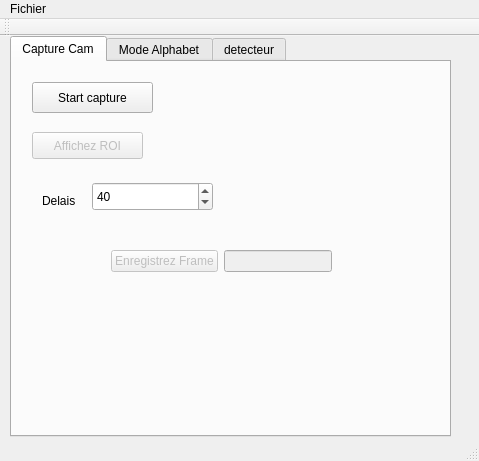
<?xml version="1.0" encoding="UTF-8"?>
<ui version="4.0">
 <class>MainWindow</class>
 <widget class="QMainWindow" name="MainWindow">
  <property name="geometry">
   <rect>
    <x>0</x>
    <y>0</y>
    <width>479</width>
    <height>461</height>
   </rect>
  </property>
  <property name="windowTitle">
   <string>MainWindow</string>
  </property>
  <widget class="QWidget" name="centralWidget">
   <widget class="QTabWidget" name="tabWidget">
    <property name="enabled">
     <bool>true</bool>
    </property>
    <property name="geometry">
     <rect>
      <x>10</x>
      <y>0</y>
      <width>441</width>
      <height>401</height>
     </rect>
    </property>
    <property name="currentIndex">
     <number>0</number>
    </property>
    <widget class="QWidget" name="tab">
     <attribute name="title">
      <string>Capture Cam</string>
     </attribute>
     <widget class="QPushButton" name="pushButton">
      <property name="geometry">
       <rect>
        <x>20</x>
        <y>20</y>
        <width>121</width>
        <height>31</height>
       </rect>
      </property>
      <property name="text">
       <string>Start capture</string>
      </property>
     </widget>
     <widget class="QPushButton" name="template_buttom">
      <property name="enabled">
       <bool>false</bool>
      </property>
      <property name="geometry">
       <rect>
        <x>20</x>
        <y>70</y>
        <width>111</width>
        <height>27</height>
       </rect>
      </property>
      <property name="text">
       <string>Affichez ROI</string>
      </property>
     </widget>
     <widget class="QWidget" name="horizontalLayoutWidget">
      <property name="geometry">
       <rect>
        <x>30</x>
        <y>169</y>
        <width>301</width>
        <height>61</height>
       </rect>
      </property>
      <layout class="QHBoxLayout" name="horizontalLayout">
       <item>
        <spacer name="horizontalSpacer">
         <property name="orientation">
          <enum>Qt::Horizontal</enum>
         </property>
         <property name="sizeHint" stdset="0">
          <size>
           <width>40</width>
           <height>20</height>
          </size>
         </property>
        </spacer>
       </item>
       <item>
        <widget class="QPushButton" name="pushButton_2">
         <property name="enabled">
          <bool>false</bool>
         </property>
         <property name="text">
          <string>Enregistrez Frame</string>
         </property>
        </widget>
       </item>
       <item>
        <widget class="QLineEdit" name="imageboxname">
         <property name="enabled">
          <bool>false</bool>
         </property>
        </widget>
       </item>
      </layout>
     </widget>
     <widget class="QLabel" name="label_11">
      <property name="geometry">
       <rect>
        <x>30</x>
        <y>130</y>
        <width>66</width>
        <height>17</height>
       </rect>
      </property>
      <property name="text">
       <string>Delais</string>
      </property>
     </widget>
     <widget class="QSpinBox" name="Delais">
      <property name="geometry">
       <rect>
        <x>80</x>
        <y>120</y>
        <width>121</width>
        <height>29</height>
       </rect>
      </property>
      <property name="maximum">
       <number>10000</number>
      </property>
      <property name="value">
       <number>40</number>
      </property>
     </widget>
    </widget>
    <widget class="QWidget" name="tab_2">
     <attribute name="title">
      <string>Mode Alphabet</string>
     </attribute>
     <widget class="QPushButton" name="compareButtom">
      <property name="enabled">
       <bool>false</bool>
      </property>
      <property name="geometry">
       <rect>
        <x>20</x>
        <y>30</y>
        <width>111</width>
        <height>27</height>
       </rect>
      </property>
      <property name="text">
       <string>Start Matching</string>
      </property>
     </widget>
     <widget class="QLabel" name="nombrecont">
      <property name="geometry">
       <rect>
        <x>240</x>
        <y>110</y>
        <width>66</width>
        <height>17</height>
       </rect>
      </property>
      <property name="text">
       <string/>
      </property>
     </widget>
     <widget class="QLabel" name="label_2">
      <property name="geometry">
       <rect>
        <x>20</x>
        <y>90</y>
        <width>91</width>
        <height>17</height>
       </rect>
      </property>
      <property name="text">
       <string>Match Result:</string>
      </property>
     </widget>
     <widget class="QLabel" name="matchresultlabel">
      <property name="geometry">
       <rect>
        <x>120</x>
        <y>90</y>
        <width>66</width>
        <height>17</height>
       </rect>
      </property>
      <property name="text">
       <string/>
      </property>
     </widget>
     <widget class="QLabel" name="label_3">
      <property name="geometry">
       <rect>
        <x>20</x>
        <y>170</y>
        <width>91</width>
        <height>17</height>
       </rect>
      </property>
      <property name="text">
       <string>&lt;html&gt;&lt;head/&gt;&lt;body&gt;&lt;p&gt;La lettre est :&lt;/p&gt;&lt;/body&gt;&lt;/html&gt;</string>
      </property>
     </widget>
     <widget class="QLabel" name="signname">
      <property name="geometry">
       <rect>
        <x>120</x>
        <y>140</y>
        <width>101</width>
        <height>61</height>
       </rect>
      </property>
      <property name="font">
       <font>
        <pointsize>24</pointsize>
        <italic>true</italic>
       </font>
      </property>
      <property name="text">
       <string/>
      </property>
     </widget>
     <widget class="QLabel" name="label_12">
      <property name="geometry">
       <rect>
        <x>20</x>
        <y>260</y>
        <width>111</width>
        <height>17</height>
       </rect>
      </property>
      <property name="text">
       <string>Tolerance LVL:</string>
      </property>
     </widget>
     <widget class="QSpinBox" name="tolerance_lvl">
      <property name="geometry">
       <rect>
        <x>130</x>
        <y>250</y>
        <width>60</width>
        <height>27</height>
       </rect>
      </property>
      <property name="value">
       <number>9</number>
      </property>
     </widget>
    </widget>
    <widget class="QWidget" name="tab_3">
     <attribute name="title">
      <string>detecteur</string>
     </attribute>
     <widget class="QSpinBox" name="minH">
      <property name="geometry">
       <rect>
        <x>90</x>
        <y>50</y>
        <width>71</width>
        <height>27</height>
       </rect>
      </property>
      <property name="maximum">
       <number>255</number>
      </property>
      <property name="value">
       <number>91</number>
      </property>
     </widget>
     <widget class="QSpinBox" name="minS">
      <property name="geometry">
       <rect>
        <x>90</x>
        <y>100</y>
        <width>71</width>
        <height>27</height>
       </rect>
      </property>
      <property name="maximum">
       <number>255</number>
      </property>
      <property name="value">
       <number>74</number>
      </property>
     </widget>
     <widget class="QSpinBox" name="minV">
      <property name="geometry">
       <rect>
        <x>90</x>
        <y>150</y>
        <width>71</width>
        <height>27</height>
       </rect>
      </property>
      <property name="maximum">
       <number>255</number>
      </property>
      <property name="value">
       <number>21</number>
      </property>
     </widget>
     <widget class="QSpinBox" name="maxH">
      <property name="geometry">
       <rect>
        <x>240</x>
        <y>50</y>
        <width>71</width>
        <height>27</height>
       </rect>
      </property>
      <property name="maximum">
       <number>255</number>
      </property>
      <property name="value">
       <number>255</number>
      </property>
     </widget>
     <widget class="QSpinBox" name="maxS">
      <property name="geometry">
       <rect>
        <x>240</x>
        <y>100</y>
        <width>71</width>
        <height>27</height>
       </rect>
      </property>
      <property name="maximum">
       <number>255</number>
      </property>
      <property name="value">
       <number>184</number>
      </property>
     </widget>
     <widget class="QSpinBox" name="maxV">
      <property name="geometry">
       <rect>
        <x>240</x>
        <y>150</y>
        <width>71</width>
        <height>27</height>
       </rect>
      </property>
      <property name="maximum">
       <number>255</number>
      </property>
      <property name="value">
       <number>139</number>
      </property>
     </widget>
     <widget class="QLabel" name="label">
      <property name="geometry">
       <rect>
        <x>30</x>
        <y>60</y>
        <width>66</width>
        <height>17</height>
       </rect>
      </property>
      <property name="text">
       <string>minH :</string>
      </property>
     </widget>
     <widget class="QLabel" name="label_4">
      <property name="geometry">
       <rect>
        <x>30</x>
        <y>110</y>
        <width>66</width>
        <height>17</height>
       </rect>
      </property>
      <property name="text">
       <string>minS :</string>
      </property>
     </widget>
     <widget class="QLabel" name="label_5">
      <property name="geometry">
       <rect>
        <x>30</x>
        <y>160</y>
        <width>66</width>
        <height>17</height>
       </rect>
      </property>
      <property name="text">
       <string>minV :</string>
      </property>
     </widget>
     <widget class="QLabel" name="label_6">
      <property name="geometry">
       <rect>
        <x>170</x>
        <y>60</y>
        <width>66</width>
        <height>17</height>
       </rect>
      </property>
      <property name="text">
       <string> MaxH :</string>
      </property>
     </widget>
     <widget class="QLabel" name="label_7">
      <property name="geometry">
       <rect>
        <x>170</x>
        <y>110</y>
        <width>66</width>
        <height>17</height>
       </rect>
      </property>
      <property name="text">
       <string>MaxS :</string>
      </property>
     </widget>
     <widget class="QLabel" name="label_8">
      <property name="geometry">
       <rect>
        <x>170</x>
        <y>160</y>
        <width>66</width>
        <height>17</height>
       </rect>
      </property>
      <property name="text">
       <string>MaxV :</string>
      </property>
     </widget>
     <widget class="QLabel" name="label_9">
      <property name="geometry">
       <rect>
        <x>10</x>
        <y>220</y>
        <width>91</width>
        <height>17</height>
       </rect>
      </property>
      <property name="text">
       <string>Kernel size:</string>
      </property>
     </widget>
     <widget class="QSlider" name="kernelsize">
      <property name="geometry">
       <rect>
        <x>110</x>
        <y>210</y>
        <width>160</width>
        <height>29</height>
       </rect>
      </property>
      <property name="minimum">
       <number>1</number>
      </property>
      <property name="maximum">
       <number>10</number>
      </property>
      <property name="singleStep">
       <number>3</number>
      </property>
      <property name="value">
       <number>1</number>
      </property>
      <property name="orientation">
       <enum>Qt::Horizontal</enum>
      </property>
     </widget>
     <widget class="QLabel" name="label_10">
      <property name="geometry">
       <rect>
        <x>10</x>
        <y>280</y>
        <width>91</width>
        <height>17</height>
       </rect>
      </property>
      <property name="text">
       <string>Smooth lvl :</string>
      </property>
     </widget>
     <widget class="QSpinBox" name="smoothlvl">
      <property name="geometry">
       <rect>
        <x>100</x>
        <y>270</y>
        <width>60</width>
        <height>27</height>
       </rect>
      </property>
      <property name="minimum">
       <number>1</number>
      </property>
      <property name="singleStep">
       <number>2</number>
      </property>
      <property name="value">
       <number>15</number>
      </property>
     </widget>
    </widget>
   </widget>
  </widget>
  <widget class="QMenuBar" name="menuBar">
   <property name="geometry">
    <rect>
     <x>0</x>
     <y>0</y>
     <width>479</width>
     <height>25</height>
    </rect>
   </property>
   <widget class="QMenu" name="menuIceman">
    <property name="title">
     <string>Fichier</string>
    </property>
    <addaction name="actionQitter"/>
   </widget>
   <addaction name="menuIceman"/>
  </widget>
  <widget class="QToolBar" name="mainToolBar">
   <attribute name="toolBarArea">
    <enum>TopToolBarArea</enum>
   </attribute>
   <attribute name="toolBarBreak">
    <bool>false</bool>
   </attribute>
  </widget>
  <widget class="QStatusBar" name="statusBar"/>
  <action name="actionQitter">
   <property name="text">
    <string>Quitter</string>
   </property>
  </action>
 </widget>
 <layoutdefault spacing="6" margin="11"/>
 <resources/>
 <connections/>
</ui>
